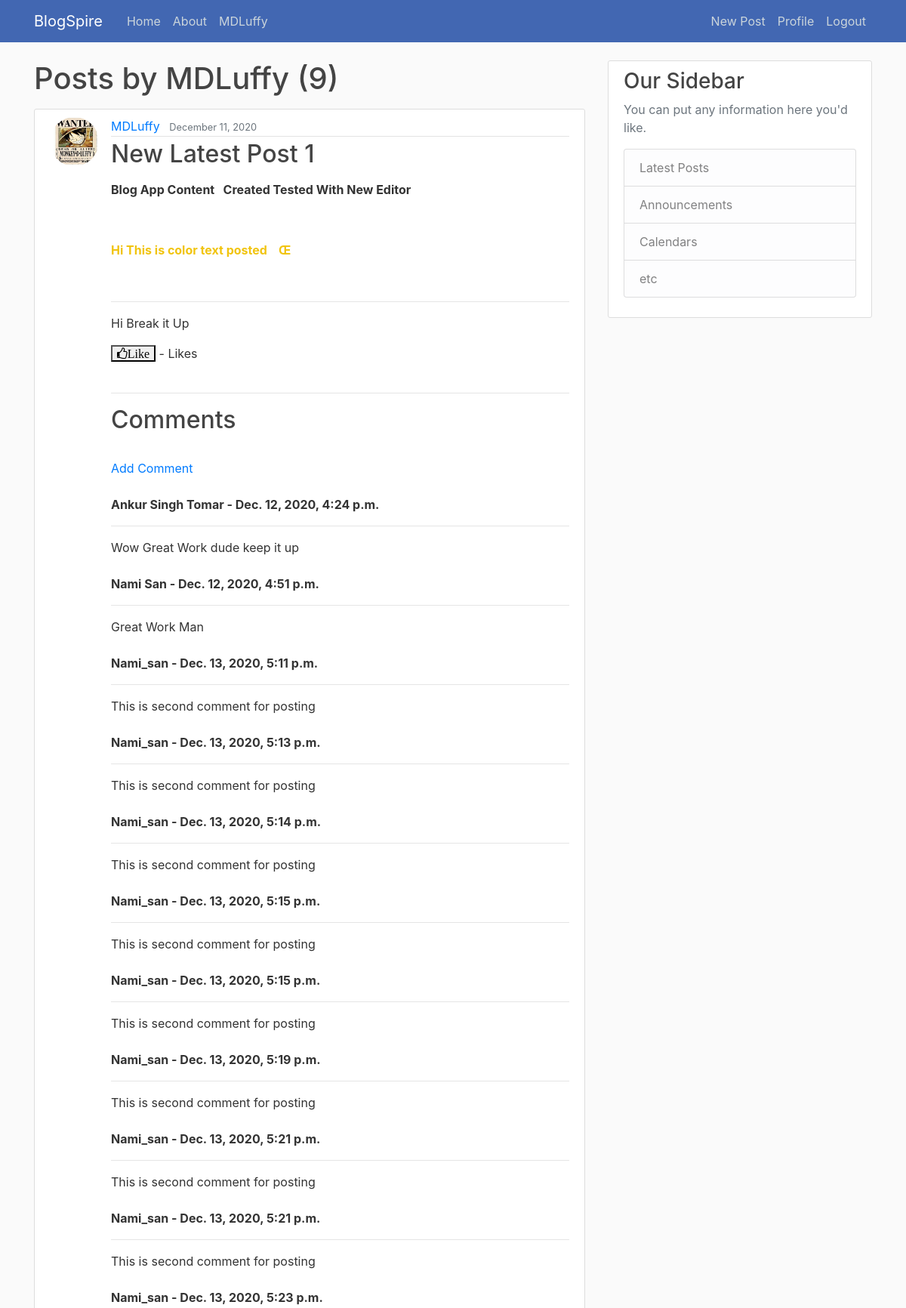
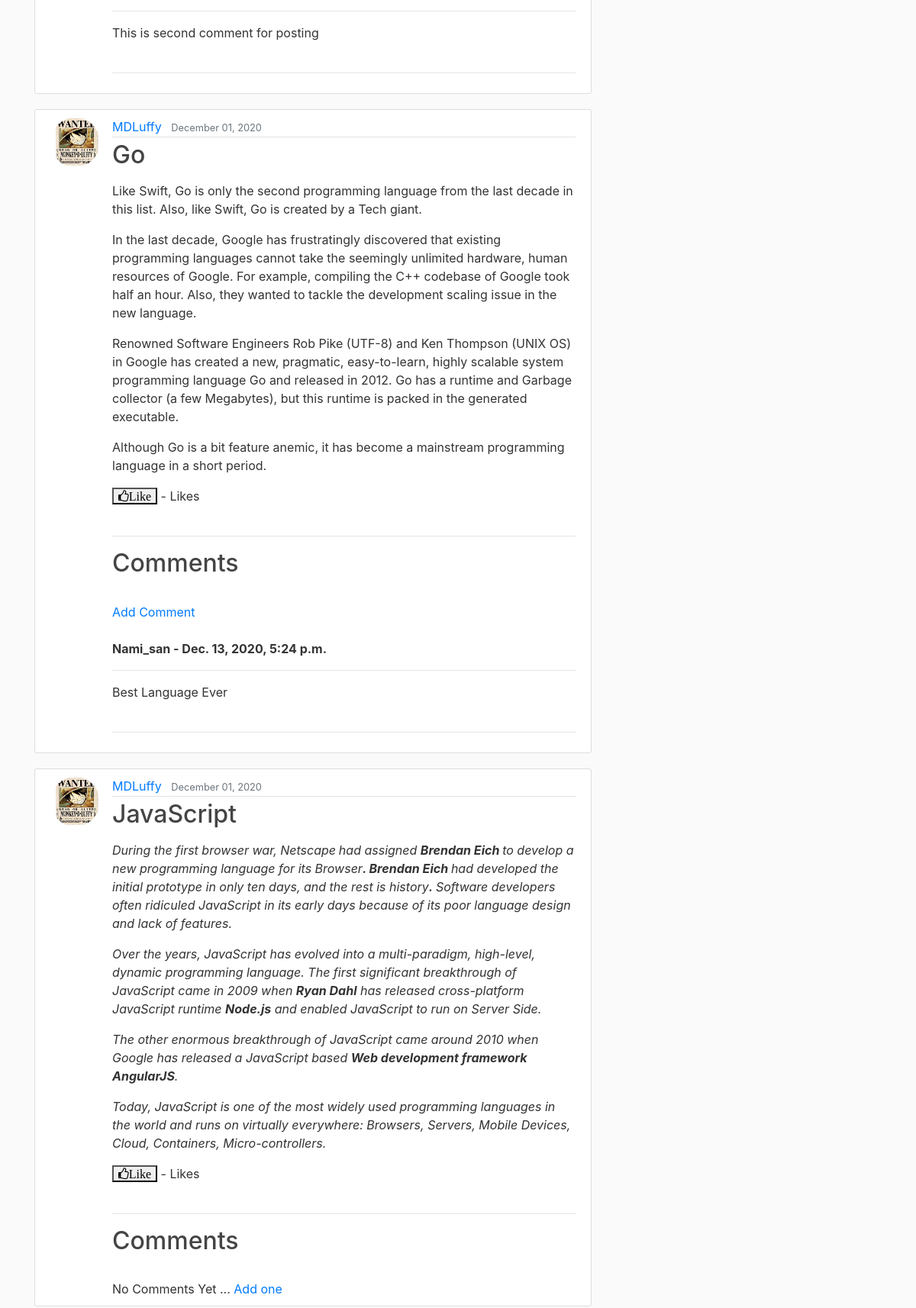
The app's page /user/MDLuffy (signed in, upper part) with its own data (2 pictures, top to bottom).
### blog/models.py (models this page shows, shortened)
class Post(models.Model):
    title = models.CharField(max_length=150)
    content = RichTextField(blank=True , null=True)
    date_posted = models.DateTimeField(default=timezone.now)
    author = models.ForeignKey(User, on_delete=models.CASCADE)
    likes = models.ManyToManyField(User, related_name='blog_posts')

class Comment(models.Model):
    post = models.ForeignKey(Post, related_name="comments" , on_delete=models.CASCADE) #delete all the comments to blog app if the post is deleted
    name = models.CharField(max_length = 255)
    body = models.TextField()
    date_added = models.DateTimeField(auto_now_add=True)

### users/models.py (models this page shows, shortened)
class Profile(models.Model): # add whatever you like the info about the author
    user = models.OneToOneField(User, on_delete=models.CASCADE)
    image = models.ImageField(default = 'default.jpg' , upload_to='profile_pics')

### blog/views.py (the view)
# urls.py: path('user/<str:username>', UserPostListView.as_view(), name = 'user-posts'),
class UserPostListView(ListView):
    model = Post
    template_name = 'blog/user_posts.html' # <app> /<model>_<viewtype>.html
    context_object_name = 'posts'
    ordering = ['-date_posted']
    paginate_by = 5
    def get_queryset(self):
        user = get_object_or_404(User,username=self.kwargs.get('username'))
        return Post.objects.filter(author=user).order_by('-date_posted')

### blog/templates/blog/user_posts.html (shortened to what this page needs)
{% extends "blog/base.html" %}
{% block content %}
<h1 class="mb-3">Posts by {{ view.kwargs.username }} ({{ page_obj.paginator.count }})</h1>
{% for post in posts %}
<article class="media content-section">
  <img class="rounded-circle  article-img" src="{{ post.author.profile.image.url}}">
  <div class="media-body">
    <div class="article-metadata">
      <a class="mr-2" href="{% url 'user-posts' post.author.username %}">{{ post.author }}</a>
      <small class="text-muted">{{ post.date_posted|date:'F d, Y' }}</small>
    </div>
    <h2><a class="article-title" href="{% url 'post-detail' post.id  %}">{{ post.title }}</a></h2>
    <p class="article-content">{{ post.content | safe }}</p>
     <form action="{% url 'like_post' post.pk %}" method="POST" >
      {% if user.is_authenticated %}
      {% if liked %}
      <button  class="fa fa-thumbs-o-down" value="{{ post.id }}" type="submit" name="post_id" >Unlike
      </button>
      {% else %}
      <button  class="fa fa-thumbs-o-up" value="{{ post.id }}" type="submit" name="post_id" >Like
      </button>
      {% endif %}
      {% else %}
      Must be logged in to like a post
      {% endif %}
      - {{ total_likes }} Likes
      <br><br>
      <hr>
      <h2 > Comments </h2>
      <br>
        {% if not post.comments.all %}
            No Comments Yet ...<a href="{% url 'add_comment' post.pk %}"> Add one </a>
        {% else %}
        <a href="{% url 'add_comment' post.pk %}">Add Comment </a>
        <br><br>
        {%  for comment in  post.comments.all %}
        <strong> {{ comment.name }} -
        {{ comment.date_added }}</strong>
        <br><hr>
        {{ comment.body}}
        <br><br>
        {% endfor %}
        <hr>
     {% endif %}
  </div>
</article>
{% endfor %}
{% endblock content %}

### blog/templates/blog/base.html (shortened to what this page needs)
{% load static %}
<!DOCTYPE html>
<html>
<head>
    <link rel="stylesheet" href="https://maxcdn.bootstrapcdn.com/bootstrap/4.0.0/css/bootstrap.min.css">
    <link rel="stylesheet" href="https://maxcdn.bootstrapcdn.com/font-awesome/4.4.0/css/font-awesome.min.css">
    <link rel="stylesheet" type="text/css" href="{% static 'blog/main.css' %}">
</head>
<body>
    <header class="site-header">
      <nav class="navbar navbar-expand-md navbar-dark bg-steel fixed-top">
        <div class="container">
          <a class="navbar-brand mr-4" href="{% url 'blog-home' %}">BlogSpire</a>
          <div class="collapse navbar-collapse" id="navbarToggle">
            <div class="navbar-nav mr-auto">
              <a class="nav-item nav-link" href="{% url 'blog-home' %}">Home</a>
              <a class="nav-item nav-link" href="{% url 'blog-about' %}">About</a>
              {% if user.is_authenticated %}
              <a class="nav-item nav-link"  >{{ user.username }}</a>
             {% endif %}
            </div>
            <div class="navbar-nav">
              {% if user.is_authenticated %}
              <a class="nav-item nav-link" href="{% url 'post-create' %}">New Post</a>
              <a class="nav-item nav-link" href="{% url 'profile' %}">Profile  </a>
              <a class="nav-item nav-link" href="{% url 'logout' %}">Logout</a>
              {% else %}
              <a class="nav-item nav-link" href="{% url 'login' %}">Login</a>
              <a class="nav-item nav-link" href="{% url 'register' %}">Register</a>
              {% endif %}
            </div>
          </div>
        </div>
      </nav>
    </header>
    <main role="main" class="container">
      <div class="row">
        <div class="col-md-8">
          {% block content %}{% endblock %}
        </div>
        <div class="col-md-4">
          <div class="content-section">
            <h3>Our Sidebar</h3>
            <p class='text-muted'>You can put any information here you'd like.
              <ul class="list-group">
                <li class="list-group-item list-group-item-light">Latest Posts</li>
                <li class="list-group-item list-group-item-light">Announcements</li>
                <li class="list-group-item list-group-item-light">Calendars</li>
                <li class="list-group-item list-group-item-light">etc</li>
              </ul>
            </p>
          </div>
        </div>
      </div>
    </main>
</body>
</html>

### blog/static/blog/main.css (style rules this page uses)
body { background: #fafafa; color: #333333; margin-top: 5rem; }
h1, h2, h3, h4, h5, h6 { color: #444444; }
ul { margin: 0; }
.bg-steel { background-color: #4267B2; }
.site-header .navbar-nav .nav-link { color: #cbd5db; }
.content-section { background: #ffffff; padding: 10px 20px; border: 1px solid #dddddd; border-radius: 3px; margin-bottom: 20px; }
.article-title { color: #444444; }
.article-content { white-space: pre-line; }
.article-img { height: 65px; width: 65px; margin-right: 16px; }
.article-metadata { padding-bottom: 1px; margin-bottom: 4px; border-bottom: 1px solid #e3e3e3 }

### records on screen
Post: author.profile.image (picture), author "MDLuffy", date_posted "December 11, 2020", title "New Latest Post 1", content "Blog App Content Created Tested With New Editor Hi This is color text posted Œ Hi Break it Up", {{ post.id }} 17 (drawn)
Comment: name "Ankur Singh Tomar", date_added "Dec. 12, 2020, 4:24 p.m.", body "Wow Great Work dude keep it up"
Comment: name "Nami San", date_added "Dec. 12, 2020, 4:51 p.m.", body "Great Work Man"
Comment: name "Nami_san", date_added "Dec. 13, 2020, 5:11 p.m.", body "This is second comment for posting"
Comment: name "Nami_san", date_added "Dec. 13, 2020, 5:13 p.m.", body "This is second comment for posting"
Comment: name "Nami_san", date_added "Dec. 13, 2020, 5:14 p.m.", body "This is second comment for posting"
Comment: name "Nami_san", date_added "Dec. 13, 2020, 5:15 p.m.", body "This is second comment for posting"
Comment: name "Nami_san", date_added "Dec. 13, 2020, 5:15 p.m.", body "This is second comment for posting"
Comment: name "Nami_san", date_added "Dec. 13, 2020, 5:19 p.m.", body "This is second comment for posting"
Comment: name "Nami_san", date_added "Dec. 13, 2020, 5:21 p.m.", body "This is second comment for posting"
Comment: name "Nami_san", date_added "Dec. 13, 2020, 5:21 p.m.", body "This is second comment for posting"
Comment: name "Nami_san", date_added "Dec. 13, 2020, 5:23 p.m.", body "This is second comment for posting"
Post: author.profile.image (picture), author "MDLuffy", date_posted "December 01, 2020", title "Go", content "Like Swift, Go is only the second programming language from the last decade in this list. Also, like Swift, Go is created by a Tech giant. In the last decade, Google has frustratingly discovered that existing programming languages cannot take the seemingly unlimited hardware, human resources of Google. For example, compiling the C++ codebase of Google took half an hour. Also, they wanted to tackle the development scaling issue in the new language. Renowned Software Engineers Rob Pike (UTF-8) and Ken Thompson (UNIX OS) in Google has created a new, pragmatic, easy-to-learn, highly scalable system programming language Go and released in 2012. Go has a runtime and Garbage collector (a few…", {{ post.id }} 16 (drawn)
Comment: name "Nami_san", date_added "Dec. 13, 2020, 5:24 p.m.", body "Best Language Ever"
Post: author.profile.image (picture), author "MDLuffy", date_posted "December 01, 2020", title "JavaScript", content "During the first browser war, Netscape had assigned Brendan Eich to develop a new programming language for its Browser . Brendan Eich had developed the initial prototype in only ten days, and the rest is history . Software developers often ridiculed JavaScript in its early days because of its poor language design and lack of features. Over the years, JavaScript has evolved into a multi-paradigm, high-level, dynamic programming language. The first significant breakthrough of JavaScript came in 2009 when Ryan Dahl has released cross-platform JavaScript runtime Node.js and enabled JavaScript to run on Server Side. The other enormous breakthrough of JavaScript came around 2010 when Google has…", {{ post.id }} 11 (drawn), shows "No Comments Yet ..."

### other values on screen
{{ user.username }} "MDLuffy"
{{ view.kwargs.username }} "MDLuffy"
{{ page_obj.paginator.count }} "9"
